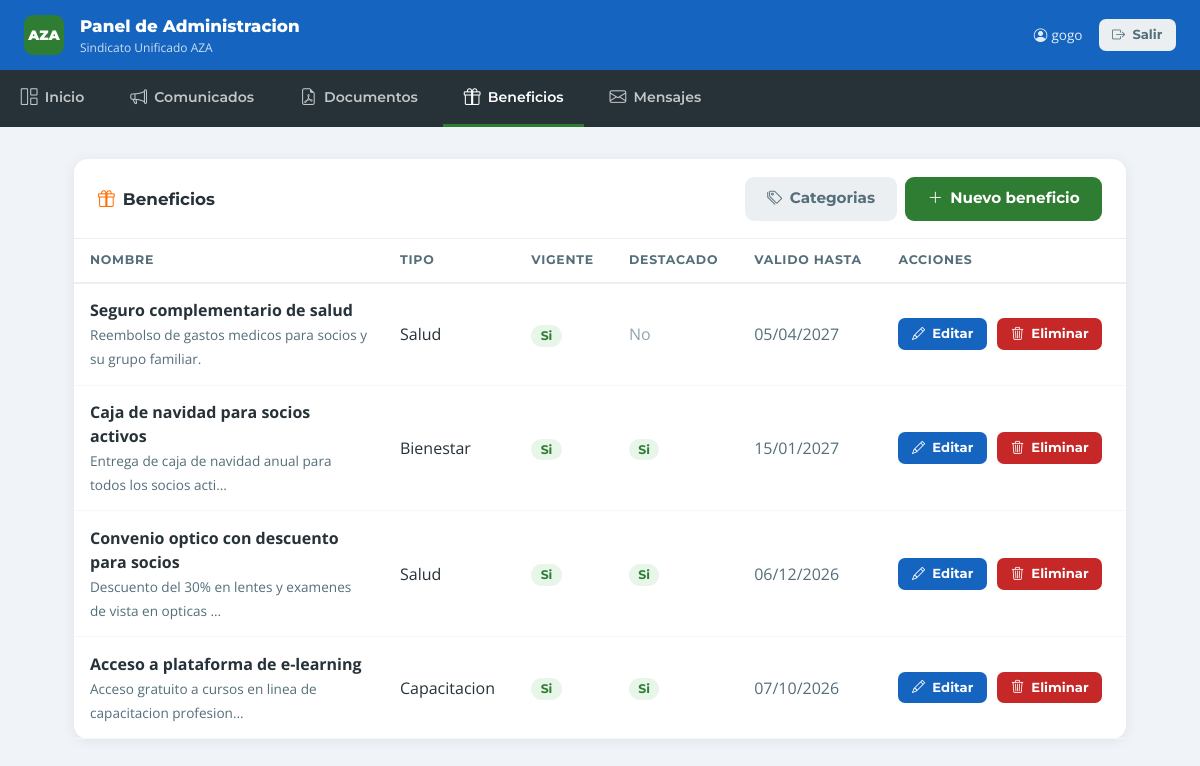
The page /panel/beneficios/ (signed in) on the database its author committed.
### apps/beneficios/models.py (models this page shows, shortened)
class Beneficio(models.Model):
    categoria = models.ForeignKey(
        CategoriaBeneficio,
        on_delete=models.PROTECT,
        related_name="beneficios",
        verbose_name="categoria",
    )
    titulo = models.CharField("titulo", max_length=180)
    slug = models.SlugField("slug", max_length=200, unique=True, blank=True)
    descripcion_corta = models.CharField("descripcion corta", max_length=250)
    contenido = models.TextField("contenido")
    imagen = models.ImageField(
        "imagen",
        upload_to=beneficio_image_upload_to,
        blank=True,
        null=True,
    )
    activo = models.BooleanField("activo", default=True)
    destacado = models.BooleanField("destacado", default=False)
    vigencia = models.DateField(
        "vigencia",
        blank=True,
        null=True,
        help_text="Fecha hasta la que el beneficio se considera vigente.",
    )
    created_at = models.DateTimeField("creado", auto_now_add=True)
    updated_at = models.DateTimeField("actualizado", auto_now=True)
    class Meta:
        verbose_name = "beneficio"
        verbose_name_plural = "beneficios"
        ordering = ["-destacado", "titulo"]

class CategoriaBeneficio(models.Model):
    nombre = models.CharField("nombre", max_length=100, unique=True)
    slug = models.SlugField("slug", max_length=120, unique=True, blank=True)
    descripcion = models.CharField("descripcion", max_length=180, blank=True)
    activo = models.BooleanField("activa", default=True)
    created_at = models.DateTimeField("creada", auto_now_add=True)
    class Meta:
        verbose_name = "categoria de beneficio"
        verbose_name_plural = "categorias de beneficios"
        ordering = ["nombre"]
    def __str__(self):
        return self.nombre

### apps/panel/views.py (the view)
# urls.py: path("beneficios/", views.beneficios_list, name="beneficios_list"),
@staff_required
def beneficios_list(request):
    qs = Beneficio.objects.select_related("categoria").order_by("activo", "-vigencia")
    return render(request, "panel/beneficios/list.html", {**base_ctx(), "beneficios": qs})

### apps/core/context_processors.py (called while the page is built)
def site_configuration(request):
    return {
        "site_configuration": SiteConfiguration.get_solo(),
    }

### apps/panel/views.py (called while the page is built)
def staff_required(view_func):
    @wraps(view_func)
    def wrapper(request, *args, **kwargs):
        if not request.user.is_authenticated:
            return redirect(f"/panel/login/?next={request.path}")
        if not request.user.is_staff:
            return redirect("/panel/login/")
        return view_func(request, *args, **kwargs)
    return wrapper

def base_ctx():
    return {"mensajes_sin_leer": MensajeContacto.objects.filter(leido=False).count()}

### apps/siteconfig/models.py (called while the page is built)
    @classmethod
    def get_solo(cls):
        return cls.objects.first()

### templates/panel/beneficios/list.html (shortened to what this page needs)
{% extends "panel/base_panel.html" %}
{% block content %}
<div class="p-card">
    <div class="p-card-header">
        <h1 class="p-card-title"><i class="bi bi-gift me-2" style="color:#FF6F00;"></i>Beneficios</h1>
        <div style="display:flex;gap:0.5rem;flex-wrap:wrap;">
            <a href="{% url 'panel:categorias_beneficio' %}" class="btn-p-gris">
                <i class="bi bi-tags"></i>Categorias
            </a>
            <a href="{% url 'panel:beneficios_create' %}" class="btn-p-verde">
                <i class="bi bi-plus-lg"></i>Nuevo beneficio
            </a>
        </div>
    </div>
    <div style="overflow-x:auto;">
        {% if beneficios %}
        <table class="p-table">
            <thead>
                <tr>
                    <th>Nombre</th>
                    <th>Tipo</th>
                    <th>Vigente</th>
                    <th>Destacado</th>
                    <th>Valido hasta</th>
                    <th>Acciones</th>
                </tr>
            </thead>
            <tbody>
                {% for b in beneficios %}
                <tr>
                    <td style="max-width:300px;">
                        <strong>{{ b.titulo }}</strong>
                        <br><span style="font-size:0.85rem;color:#546E7A;">{{ b.descripcion_corta|truncatechars:60 }}</span>
                    </td>
                    <td>{{ b.categoria }}</td>
                    <td>
                        {% if b.activo %}<span class="badge-si">Si</span>
                        {% else %}<span class="badge-no">No</span>{% endif %}
                    </td>
                    <td>
                        {% if b.destacado %}<span class="badge-si">Si</span>
                        {% else %}<span style="color:#90A4AE;">No</span>{% endif %}
                    </td>
                    <td style="white-space:nowrap;color:#546E7A;">
                        {% if b.vigencia %}{{ b.vigencia|date:"d/m/Y" }}{% else %}—{% endif %}
                    </td>
                    <td class="acciones">
                        <a href="{% url 'panel:beneficios_edit' b.pk %}" class="btn-p-azul btn-p-sm">
                            <i class="bi bi-pencil"></i>Editar
                        </a>
                        <a href="{% url 'panel:beneficios_delete' b.pk %}" class="btn-p-rojo btn-p-sm" style="margin-left:0.4rem;">
                            <i class="bi bi-trash3"></i>Eliminar
                        </a>
                    </td>
                </tr>
                {% endfor %}
            </tbody>
        </table>
        {% endif %}
    </div>
</div>
{% endblock %}

### templates/panel/base_panel.html (shortened to what this page needs)
<!doctype html>
<html lang="es">
<head>
    <link href="https://cdn.jsdelivr.net/npm/bootstrap@5.3.3/dist/css/bootstrap.min.css" rel="stylesheet">
    <link rel="stylesheet" href="https://cdn.jsdelivr.net/npm/bootstrap-icons@1.11.3/font/bootstrap-icons.min.css">
</head>
<body>
<div class="p-header">
    <div class="d-flex align-items-center gap-3">
        <div class="p-brand-badge">AZA</div>
        <div>
            <div class="p-brand-name">Panel de Administracion</div>
            <div class="p-brand-sub">Sindicato Unificado AZA</div>
        </div>
    </div>
    <div class="d-flex align-items-center gap-3">
        <span class="p-user d-none d-sm-inline">
            <i class="bi bi-person-circle me-1"></i>{{ request.user.get_full_name|default:request.user.username }}
        </span>
        <form method="post" action="{% url 'panel:logout' %}" style="display:inline;">
            <button type="submit" class="btn-p-gris btn-p-sm">
                <i class="bi bi-box-arrow-right"></i>Salir
            </button>
        </form>
    </div>
</div>
<nav class="p-nav">
    <a href="{% url 'panel:dashboard' %}" class="{% if request.resolver_match.url_name == 'dashboard' %}activo{% endif %}">
        <i class="bi bi-grid-1x2"></i>Inicio
    </a>
    <a href="{% url 'panel:comunicados_list' %}" class="{% if 'comunicado' in request.resolver_match.url_name %}activo{% endif %}">
        <i class="bi bi-megaphone"></i>Comunicados
    </a>
    <a href="{% url 'panel:documentos_list' %}" class="{% if 'documento' in request.resolver_match.url_name %}activo{% endif %}">
        <i class="bi bi-file-earmark-pdf"></i>Documentos
    </a>
    <a href="{% url 'panel:beneficios_list' %}" class="{% if 'beneficio' in request.resolver_match.url_name %}activo{% endif %}">
        <i class="bi bi-gift"></i>Beneficios
    </a>
    <a href="{% url 'panel:mensajes_list' %}" class="{% if 'mensaje' in request.resolver_match.url_name %}activo{% endif %}">
        <i class="bi bi-envelope"></i>Mensajes
    </a>
</nav>
<div class="p-content">
    {% block content %}{% endblock %}
</div>
</body>
</html>

### templates/panel/base_panel.html (style rules this page uses)
body { font-family: 'Open Sans', sans-serif; font-size: 17px; background: #F0F4F8; color: #263238; }
.p-header { background: #1565C0; color: #fff; padding: 0.85rem 1.5rem; display: flex; align-items: center; justify-content: space-between; }
.p-brand-badge { width: 40px; height: 40px; background: #2E7D32; border-radius: 9px; display: flex; align-items: center; justify-content: center; font-family: 'Montserrat', sans-serif; font-weight: 900; font-size: 0.85rem; color: #fff; flex-shrink: 0; }
.p-brand-name { font-family: 'Montserrat', sans-serif; font-weight: 800; font-size: 1.05rem; }
.p-brand-sub { font-size: 0.75rem; opacity: 0.78; }
.p-user { font-size: 0.85rem; opacity: 0.88; }
.p-nav { background: #263238; overflow-x: auto; white-space: nowrap; }
.p-nav a { display: inline-flex; align-items: center; gap: 0.45rem; padding: 0.9rem 1.3rem; color: rgba(255,255,255,0.72); text-decoration: none; font-family: 'Montserrat', sans-serif; font-weight: 600; font-size: 0.88rem; border-bottom: 3px solid transparent; transition: color 0.2s, border-color 0.2s; }
.p-nav a.activo { color: #fff; border-bottom-color: #2E7D32; }
.p-nav a i { font-size: 1.05rem; }
.p-content { padding: 2rem 1.5rem; max-width: 1100px; margin: 0 auto; }
.p-card { background: #fff; border-radius: 14px; box-shadow: 0 2px 14px rgba(0,0,0,0.07); margin-bottom: 1.5rem; }
.p-card-header { padding: 1.1rem 1.5rem; border-bottom: 1px solid #ECEFF1; display: flex; align-items: center; justify-content: space-between; flex-wrap: wrap; gap: 0.75rem; }
.p-card-title { font-family: 'Montserrat', sans-serif; font-weight: 700; font-size: 1.05rem; color: #263238; margin: 0; }
.p-table { width: 100%; border-collapse: collapse; }
.p-table th { font-family: 'Montserrat', sans-serif; font-weight: 700; font-size: 0.78rem; text-transform: uppercase; letter-spacing: 0.06em; color: #546E7A; padding: 0.75rem 1rem; border-bottom: 2px solid #ECEFF1; text-align: left; }
.p-table td { padding: 0.9rem 1rem; border-bottom: 1px solid #F5F7FA; vertical-align: middle; font-size: 1rem; }
.p-table .acciones { white-space: nowrap; }
.btn-p-verde { background: #2E7D32; border: none; color: #fff; font-family: 'Montserrat', sans-serif; font-weight: 700; font-size: 0.95rem; padding: 0.65rem 1.4rem; border-radius: 9px; display: inline-flex; align-items: center; gap: 0.45rem; cursor: pointer; text-decoration: none; transition: background 0.2s; }
.btn-p-azul { background: #1565C0; border: none; color: #fff; font-family: 'Montserrat', sans-serif; font-weight: 700; font-size: 0.95rem; padding: 0.65rem 1.4rem; border-radius: 9px; display: inline-flex; align-items: center; gap: 0.45rem; cursor: pointer; text-decoration: none; transition: background 0.2s; }
.btn-p-rojo { background: #C62828; border: none; color: #fff; font-family: 'Montserrat', sans-serif; font-weight: 700; font-size: 0.95rem; padding: 0.65rem 1.4rem; border-radius: 9px; display: inline-flex; align-items: center; gap: 0.45rem; cursor: pointer; text-decoration: none; transition: background 0.2s; }
.btn-p-gris { background: #ECEFF1; border: none; color: #546E7A; font-family: 'Montserrat', sans-serif; font-weight: 700; font-size: 0.95rem; padding: 0.65rem 1.4rem; border-radius: 9px; display: inline-flex; align-items: center; gap: 0.45rem; cursor: pointer; text-decoration: none; transition: background 0.2s; }
.btn-p-sm { padding: 0.38rem 0.85rem; font-size: 0.82rem; border-radius: 7px; }
.badge-si { background: #E8F5E9; color: #2E7D32; border-radius: 50px; padding: 0.28em 0.75em; font-size: 0.78rem; font-weight: 700; font-family: 'Montserrat', sans-serif; }

### rows shown on the page
Beneficio: titulo "Seguro complementario de salud", descripcion_corta "Reembolso de gastos medicos para socios y su grupo familiar.", categoria "Salud", activo "Si", destacado "No", vigencia "05/04/2027"
Beneficio: titulo "Caja de navidad para socios activos", descripcion_corta "Entrega de caja de navidad anual para todos los socios acti…", categoria "Bienestar", activo "Si", destacado "Si", vigencia "15/01/2027"
Beneficio: titulo "Convenio optico con descuento para socios", descripcion_corta "Descuento del 30% en lentes y examenes de vista en opticas …", categoria "Salud", activo "Si", destacado "Si", vigencia "06/12/2026"
Beneficio: titulo "Acceso a plataforma de e-learning", descripcion_corta "Acceso gratuito a cursos en linea de capacitacion profesion…", categoria "Capacitacion", activo "Si", destacado "Si", vigencia "07/10/2026"

### other values the page prints
{{ request.user.get_full_name|default:request.user.username }} "gogo"
